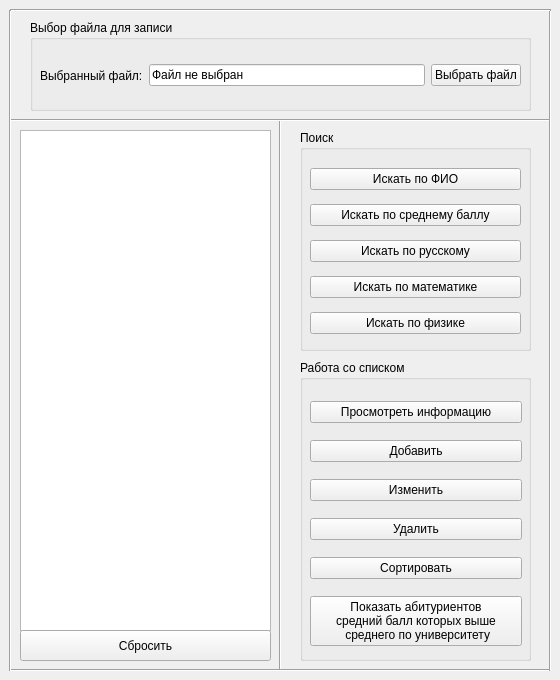
<?xml version="1.0" encoding="UTF-8"?>
<ui version="4.0">
 <class>MainWindow</class>
 <widget class="QMainWindow" name="MainWindow">
  <property name="geometry">
   <rect>
    <x>0</x>
    <y>0</y>
    <width>560</width>
    <height>680</height>
   </rect>
  </property>
  <property name="windowTitle">
   <string>MainWindow</string>
  </property>
  <widget class="QWidget" name="centralwidget">
   <widget class="QGroupBox" name="groupBox_file">
    <property name="geometry">
     <rect>
      <x>30</x>
      <y>20</y>
      <width>501</width>
      <height>91</height>
     </rect>
    </property>
    <property name="title">
     <string>Выбор файла для записи</string>
    </property>
    <widget class="QWidget" name="layoutWidget">
     <property name="geometry">
      <rect>
       <x>10</x>
       <y>40</y>
       <width>481</width>
       <height>31</height>
      </rect>
     </property>
     <layout class="QHBoxLayout" name="horizontalLayout">
      <item>
       <widget class="QLabel" name="label">
        <property name="text">
         <string>Выбранный файл:</string>
        </property>
       </widget>
      </item>
      <item>
       <widget class="QLineEdit" name="lineEdit">
        <property name="text">
         <string>Файл не выбран</string>
        </property>
       </widget>
      </item>
      <item>
       <widget class="QPushButton" name="pushButton_chooseFile">
        <property name="text">
         <string>Выбрать файл</string>
        </property>
       </widget>
      </item>
     </layout>
    </widget>
   </widget>
   <widget class="QListWidget" name="listWidget">
    <property name="geometry">
     <rect>
      <x>20</x>
      <y>130</y>
      <width>251</width>
      <height>501</height>
     </rect>
    </property>
    <property name="font">
     <font>
      <pointsize>11</pointsize>
     </font>
    </property>
    <property name="cursor" stdset="0">
     <cursorShape>PointingHandCursor</cursorShape>
    </property>
    <property name="verticalScrollBarPolicy">
     <enum>Qt::ScrollBarAlwaysOff</enum>
    </property>
   </widget>
   <widget class="QGroupBox" name="groupBox_list">
    <property name="geometry">
     <rect>
      <x>300</x>
      <y>360</y>
      <width>231</width>
      <height>301</height>
     </rect>
    </property>
    <property name="title">
     <string>Работа со списком</string>
    </property>
    <widget class="QWidget" name="layoutWidget">
     <property name="geometry">
      <rect>
       <x>10</x>
       <y>30</y>
       <width>212</width>
       <height>271</height>
      </rect>
     </property>
     <layout class="QVBoxLayout" name="verticalLayout">
      <item>
       <widget class="QPushButton" name="pushButton_show">
        <property name="text">
         <string>Просмотреть информацию</string>
        </property>
       </widget>
      </item>
      <item>
       <widget class="QPushButton" name="pushButton_add">
        <property name="text">
         <string>Добавить</string>
        </property>
       </widget>
      </item>
      <item>
       <widget class="QPushButton" name="pushButton_change">
        <property name="text">
         <string>Изменить</string>
        </property>
       </widget>
      </item>
      <item>
       <widget class="QPushButton" name="pushButton_delete">
        <property name="text">
         <string>Удалить</string>
        </property>
       </widget>
      </item>
      <item>
       <widget class="QPushButton" name="pushButton_sort">
        <property name="text">
         <string>Сортировать</string>
        </property>
       </widget>
      </item>
      <item>
       <widget class="QPushButton" name="pushButton_showUpperAverage">
        <property name="text">
         <string>Показать абитуриентов
средний балл которых выше
 среднего по университету</string>
        </property>
       </widget>
      </item>
     </layout>
    </widget>
   </widget>
   <widget class="Line" name="line_2">
    <property name="geometry">
     <rect>
      <x>270</x>
      <y>120</y>
      <width>21</width>
      <height>551</height>
     </rect>
    </property>
    <property name="orientation">
     <enum>Qt::Vertical</enum>
    </property>
   </widget>
   <widget class="Line" name="line_3">
    <property name="geometry">
     <rect>
      <x>10</x>
      <y>110</y>
      <width>541</width>
      <height>20</height>
     </rect>
    </property>
    <property name="orientation">
     <enum>Qt::Horizontal</enum>
    </property>
   </widget>
   <widget class="Line" name="line_4">
    <property name="geometry">
     <rect>
      <x>10</x>
      <y>660</y>
      <width>541</width>
      <height>21</height>
     </rect>
    </property>
    <property name="orientation">
     <enum>Qt::Horizontal</enum>
    </property>
   </widget>
   <widget class="Line" name="line_5">
    <property name="geometry">
     <rect>
      <x>540</x>
      <y>10</y>
      <width>21</width>
      <height>661</height>
     </rect>
    </property>
    <property name="orientation">
     <enum>Qt::Vertical</enum>
    </property>
   </widget>
   <widget class="Line" name="line_6">
    <property name="geometry">
     <rect>
      <x>10</x>
      <y>0</y>
      <width>541</width>
      <height>21</height>
     </rect>
    </property>
    <property name="orientation">
     <enum>Qt::Horizontal</enum>
    </property>
   </widget>
   <widget class="Line" name="line_7">
    <property name="geometry">
     <rect>
      <x>0</x>
      <y>10</y>
      <width>20</width>
      <height>661</height>
     </rect>
    </property>
    <property name="orientation">
     <enum>Qt::Vertical</enum>
    </property>
   </widget>
   <widget class="QGroupBox" name="groupBox_2">
    <property name="geometry">
     <rect>
      <x>300</x>
      <y>130</y>
      <width>231</width>
      <height>221</height>
     </rect>
    </property>
    <property name="title">
     <string>Поиск</string>
    </property>
    <widget class="QWidget" name="layoutWidget">
     <property name="geometry">
      <rect>
       <x>10</x>
       <y>30</y>
       <width>211</width>
       <height>182</height>
      </rect>
     </property>
     <layout class="QVBoxLayout" name="verticalLayout_3">
      <item>
       <widget class="QPushButton" name="pushButton_findName">
        <property name="text">
         <string>Искать по ФИО</string>
        </property>
       </widget>
      </item>
      <item>
       <widget class="QPushButton" name="pushButton_findAverage">
        <property name="text">
         <string>Искать по среднему баллу</string>
        </property>
       </widget>
      </item>
      <item>
       <widget class="QPushButton" name="pushButton_findRus">
        <property name="text">
         <string>Искать по русскому</string>
        </property>
       </widget>
      </item>
      <item>
       <widget class="QPushButton" name="pushButton_findMath">
        <property name="text">
         <string>Искать по математике</string>
        </property>
       </widget>
      </item>
      <item>
       <widget class="QPushButton" name="pushButton_findPhys">
        <property name="text">
         <string>Искать по физике</string>
        </property>
       </widget>
      </item>
     </layout>
    </widget>
   </widget>
   <widget class="QPushButton" name="pushButton_clear">
    <property name="geometry">
     <rect>
      <x>20</x>
      <y>630</y>
      <width>251</width>
      <height>31</height>
     </rect>
    </property>
    <property name="text">
     <string>Сбросить</string>
    </property>
   </widget>
  </widget>
 </widget>
 <resources/>
 <connections/>
</ui>
